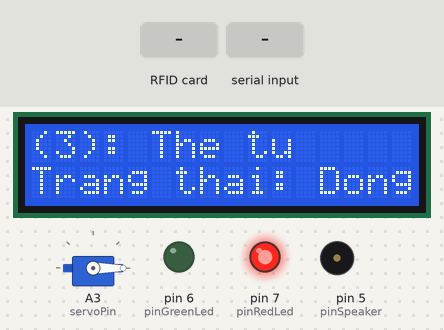
Simulated run of this sketch. Board: Arduino Uno, built with avr-gcc and run on an emulated ATmega328P. Shown: 16×2 character LCD, servo, output pins drawn as LEDs (lit = HIGH), buzzer (waves = sounding, pin HIGH). Inputs (shaded band) come from the test bench. Pins used as bus, display or sensor lines are not drawn; what the sketch prints to the serial monitor is not drawn.

Above: at 1.7 s.
1.8 s: RFID card 54 67 5B 85 held to the reader
At 3.4 s:
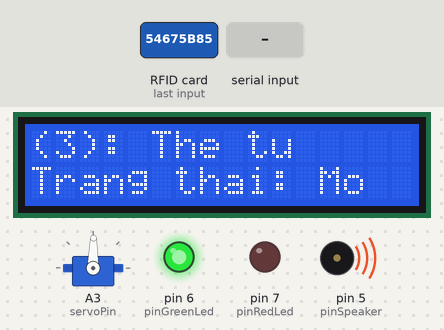
At 4.6 s:
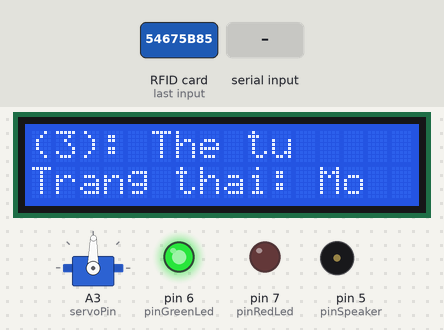
4.8 s: RFID card 5E 7A 19 C4 held to the reader
At 7.29 s:
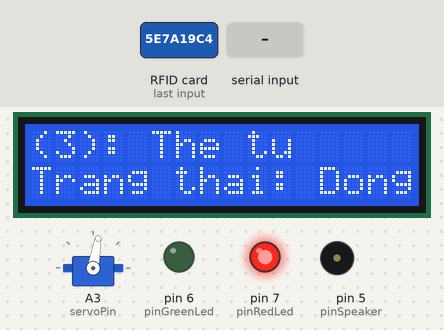
7.8 s: "arduino" received over Serial
10.3 s: "1" received over Serial
11.8 s: "54 67 5B 85" received over Serial
Timing chart, 0 to 14.3 s (numbered marks = the images above; inputs shaded):
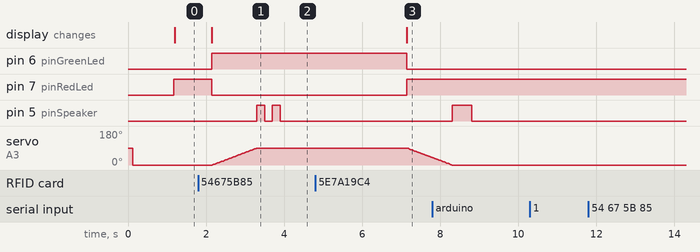

The sketch:

arduino.ino
```cpp
#include <Wire.h>;
#include <LiquidCrystal_I2C.h>;
#include <Servo.h>      // Thư viện điều khiển servo
#include <ArduinoJson.h>
#include<SPI.h>
#include<MFRC522.h>

Servo myservo;
MFRC522 mfrc522(10,9); // Create MFRC522 instance.
LiquidCrystal_I2C lcd(0x27,16,2);

const int servoPin = A3;       // Khai báo chân điều khiển servo
const int trig = A1;     // chân trig của HC-SR04
const int echo = A2;     // chân echo của HC-SR04
unsigned long duration; // biến đo thời gian
int distance;           // biến lưu khoảng cách

unsigned long start_time;
unsigned long timed_event;
unsigned long current_time;

bool isOpenDoor = false;
bool isOpenDoorSerial = false;
bool isOpenStatusLCD = false;


// Thay đổi chế độ
int statusRemote = 3; // 1 = tự động, 2 = điều khiển từ xa bằng app, 3 = mở bằng thẻ từ, 4 = hẹn giờ mở / đóng

const int pinRedLed = 7;
const int pinGreenLed = 6;
const int pinSpeaker = 5;

void setup() {
  Serial.begin(9600);
  Serial.setTimeout(5);
  lcd.init();       //Khởi động màn hình. Bắt đầu cho phép Arduino sử dụng màn hình
  lcd.backlight();   //Bật đèn nền

  myservo.attach(servoPin);
  pinMode(trig,OUTPUT);   // chân trig sẽ phát tín hiệu
  pinMode(echo,INPUT);    // chân echo sẽ nhận tín hiệu
  pinMode(pinRedLed,OUTPUT);   // chân trig sẽ phát tín hiệu
  pinMode(pinGreenLed,OUTPUT);    // chân echo sẽ nhận tín hiệu
  pinMode(pinSpeaker,OUTPUT);    // chân echo sẽ nhận tín hiệu
  digitalWrite(pinRedLed,LOW);
  digitalWrite(pinGreenLed,LOW);
  digitalWrite(pinSpeaker,LOW);

  SPI.begin();     // Initiate  SPI bus
  mfrc522.PCD_Init(); // Initiate MFRC522

  timed_event = 1000; // after 1000 ms trigger the event
  current_time = millis();
  start_time = current_time;
  int servoPos = map(0, 0, 1023, 0, 90);
  myservo.write(servoPos);
}

void displayLCD(){
  lcd.clear();
  if(statusRemote == 1){
    lcd.setCursor(0, 0);
    lcd.print("(1): tu dong");
    lcd.setCursor(0,1);
    lcd.print("Trang thai 123: " + String(isOpenStatusLCD ? "Mo" : "Dong"));
  }else if(statusRemote == 2){
    lcd.setCursor(0, 0);
    lcd.print("(2): App remote");
    lcd.setCursor(0,1);
    lcd.print("Trang thai: " + String(isOpenStatusLCD ? "Mo" : "Dong"));
  }else if(statusRemote == 3){
    lcd.setCursor(0, 0);
    lcd.print("(3): The tu");
    lcd.setCursor(0,1);
    lcd.print("Trang thai: " + String(isOpenStatusLCD ? "Mo" : "Dong"));
  }else if(statusRemote == 4){
    lcd.setCursor(0, 0);
    lcd.print("(4): Hen gio");
    lcd.setCursor(0,1);
    lcd.print("Trang thai: " + String(isOpenStatusLCD ? "Mo" : "Dong"));
  }
  digitalWrite(pinRedLed,!isOpenStatusLCD ? HIGH : LOW);
  digitalWrite(pinGreenLed,isOpenStatusLCD ? HIGH : LOW);
}

void calculateDistance(){
  /* Phát xung từ chân trig */
  digitalWrite(trig,0);   // tắt chân trig
  delayMicroseconds(2);
  digitalWrite(trig,1);   // phát xung từ chân trig
  delayMicroseconds(5);   // xung có độ dài 5 microSeconds
  digitalWrite(trig,0);   // tắt chân trig

  /* Tính toán thời gian */
  // Đo độ rộng xung HIGH ở chân echo.
  duration = pulseIn(echo,HIGH);
  // Tính khoảng cách đến vật.
  distance = int(duration/2/29.412);

}

void changeDoor(bool isOpen){
  isOpenStatusLCD = isOpen;
  displayLCD();

  if(isOpen){
    if(isOpenDoor != isOpen){
      for(int pos = 0 ; pos < 1023; pos ++){
        // Chuyển giá trị analog (0-1023) đọc được từ biến trở sang số đo độ (0-180độ)
        // dùng để điều khiển góc quay cho servo
        int servoPos = map(pos, 0, 1023, 0, 90);

        // Cho servo quay một góc là servoPos độ
        myservo.write(servoPos);
        delay(1);
      }
      isOpenDoor = true;
      digitalWrite(pinSpeaker, HIGH);
      delay(200);
      digitalWrite(pinSpeaker, LOW);
      delay(200);
      digitalWrite(pinSpeaker, HIGH);
      delay(200);
      digitalWrite(pinSpeaker, LOW);
    }

  }else{
    if(isOpenDoor != isOpen){
      for(int pos = 1023 ; pos >= 0; pos --){
        // Chuyển giá trị analog (0-1023) đọc được từ biến trở sang số đo độ (0-180độ)
        // dùng để điều khiển góc quay cho servo
        int servoPos = map(pos, 0, 1023, 0, 90);

        // Cho servo quay một góc là servoPos độ
        myservo.write(servoPos);
        delay(1);
      }
      isOpenDoor = false;
      digitalWrite(pinSpeaker, HIGH);
      delay(500);
      digitalWrite(pinSpeaker, LOW);
    }

  }


}

void readSerial(){
  // send data only when you receive data:
  if (Serial.available() > 0) {
    // read the incoming:
    String incoming = Serial.readString();
    incoming.trim();
    Serial.println(incoming);

    DynamicJsonBuffer jsonBuffer;
    JsonObject& root = jsonBuffer.parseObject(incoming);

    String getter = root["getter"];

    if(getter.equals("arduino")){
      String statusDoor = root["status_door"];
      if(statusDoor.equals("1")){
        statusRemote = 1;
      }else if(statusDoor.equals("2")){
        statusRemote = 2;
      }else if(statusDoor.equals("3")){
        statusRemote = 3;
      }else if(statusDoor.equals("4")){
        statusRemote = 4;
      }

      String isOpenDoorStr = root["is_open_door"];
      if(isOpenDoorStr.equals("1")){
        isOpenDoorSerial = true;
      }else{
        isOpenDoorSerial = false;
      }
    }

    Serial.flush();
  }
}

bool isApproveCard(){
  // Look for new cards
 if(!mfrc522.PICC_IsNewCardPresent()){
   return false;
 }
 // Select one of the cards
 if(!mfrc522.PICC_ReadCardSerial()){
   return false;
 }
 //Show UID on serial monitor
 Serial.print("UID tag :");
 String content="";
 byte letter;
 for(byte i=0;i<mfrc522.uid.size;i++)
 {
     Serial.print(mfrc522.uid.uidByte[i]<0x10?" 0":" ");
     Serial.print(mfrc522.uid.uidByte[i],HEX);
     content.concat(String(mfrc522.uid.uidByte[i]<0x10?" 0":" "));
     content.concat(String(mfrc522.uid.uidByte[i],HEX));
 }
 Serial.println();
 Serial.print("Message : ");
  content.toUpperCase();
 if(content.substring(1)=="54 67 5B 85") //change here the UID of the card/cards that you want to give access


 {
   Serial.println("Authorized access");
   return true;
 }else {
   Serial.println(" Access denied");
   return false;
 }
}

void loop() {
  readSerial();

  current_time = millis(); // update the timer every cycle


  if (current_time - start_time >= timed_event) {
         timed_event = 1000;
    if(statusRemote == 1){
      calculateDistance();
      if(distance > 0){
        changeDoor(distance < 10);
        if(distance < 10){
         timed_event = 5000;
        }
      }
    }else if(statusRemote == 2){
      changeDoor(isOpenDoorSerial);
      if(isOpenDoorSerial){
         timed_event = 5000;
      }
    }else if(statusRemote == 3){
      if (isApproveCard()) {
         changeDoor(true);
         timed_event = 5000;
      }else{
         changeDoor(false);
      }
    }else if(statusRemote == 4){
      changeDoor(isOpenDoorSerial);
      if(isOpenDoorSerial){
         timed_event = 5000;
      }else{
         changeDoor(false);
      }
    }
    displayLCD();
    start_time = current_time;  // reset the timer
  }

}
```

Measured:
- after the input at 1.8 s, pin 6 (pinGreenLed): LOW → HIGH after 0.35 s; pin 7 (pinRedLed): HIGH → LOW after 0.35 s
- after the input at 10.3 s, every drawn part: stays the same
- after the input at 11.8 s, every drawn part: stays the same
